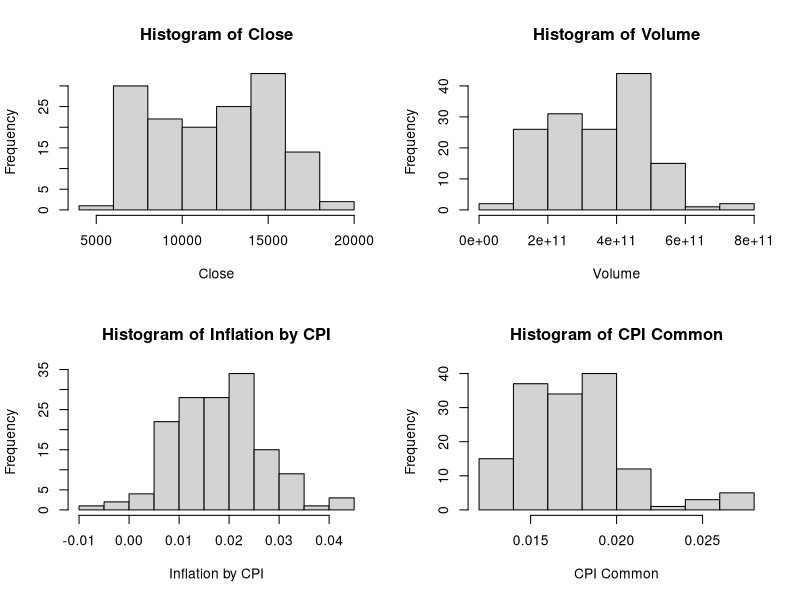
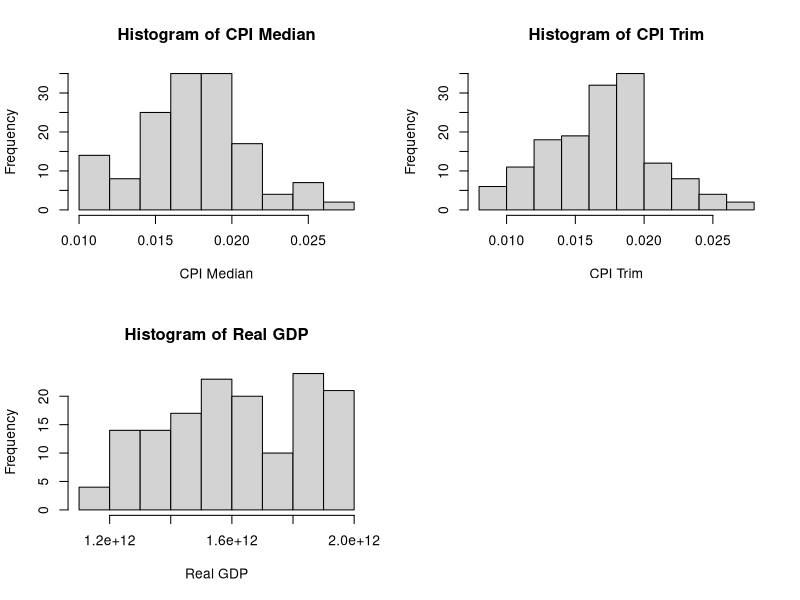
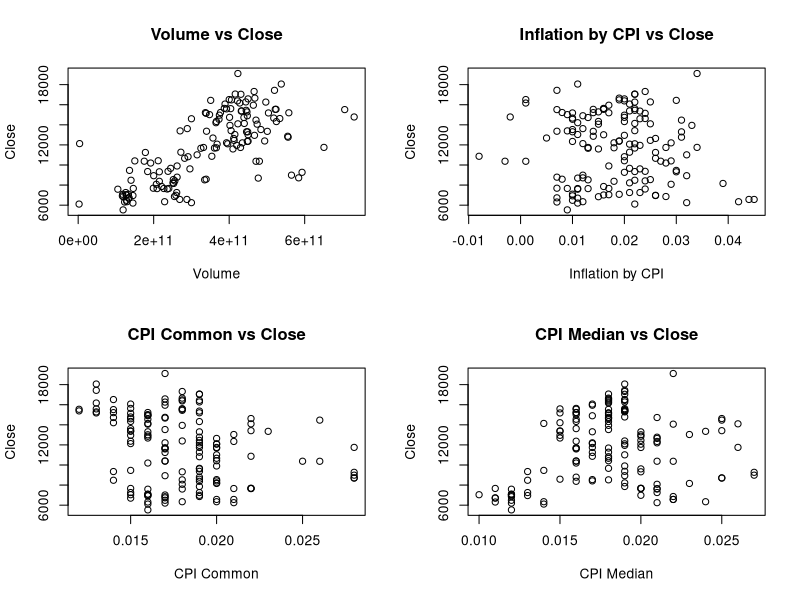
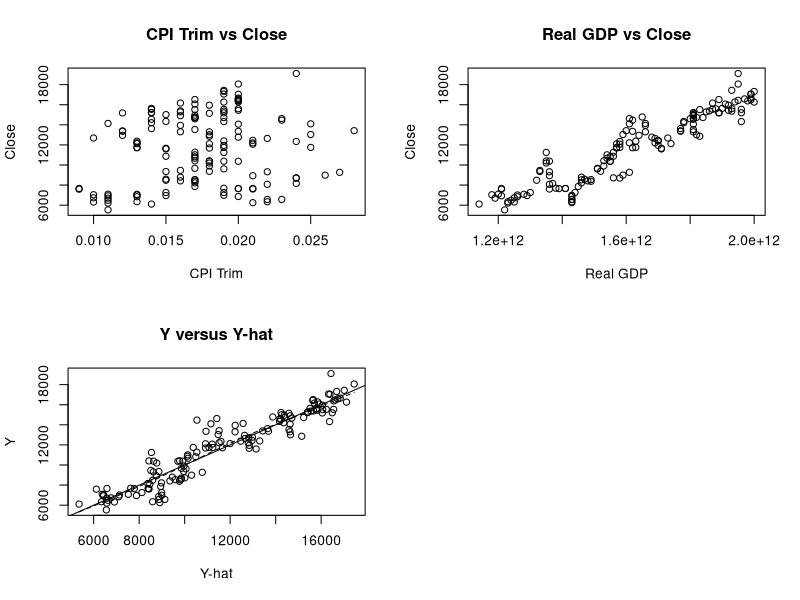
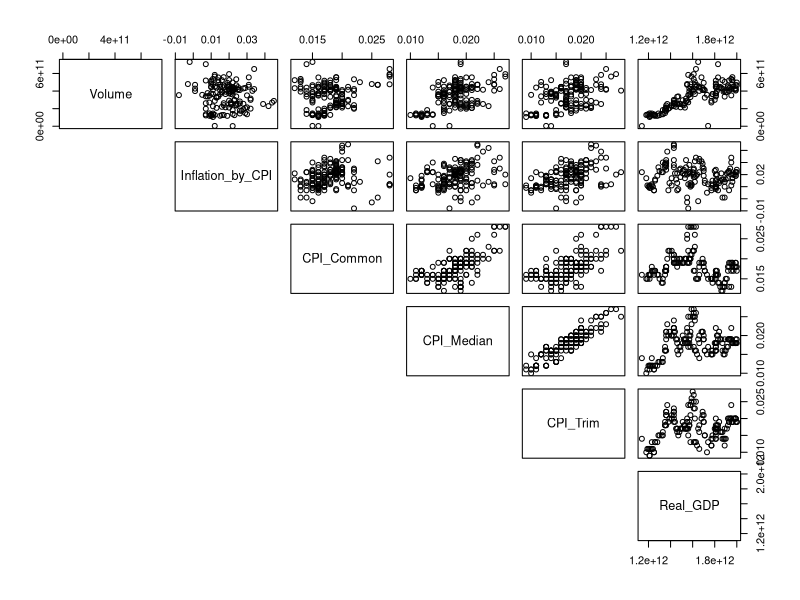
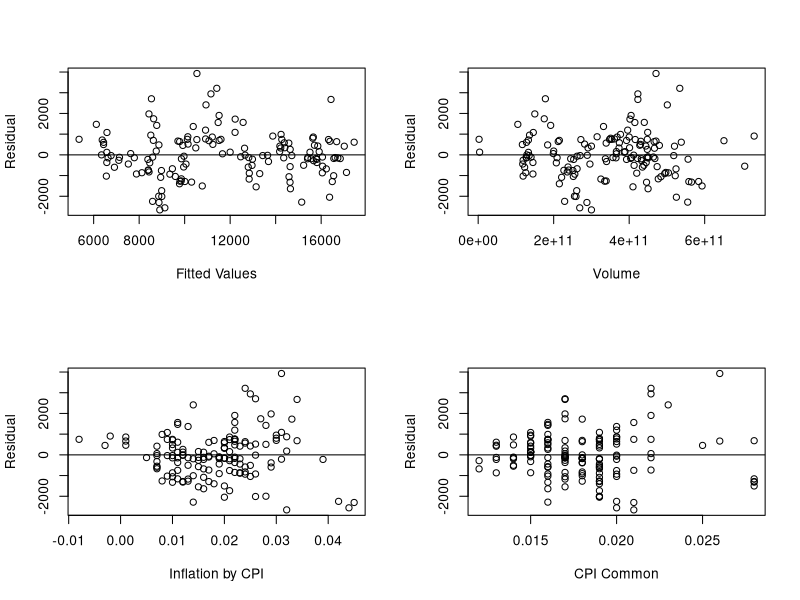
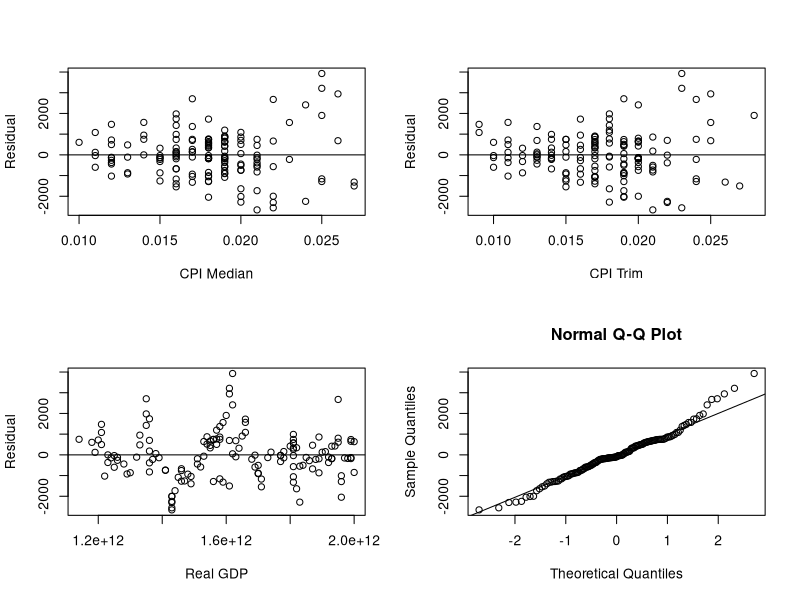

R code for these plots, in order: (Note: this script raises an error after producing the figures.)
## ---- chunk 1
# Import Data
df <- read.csv("Combined Dataset with GDP.csv")
# Check if values are imported correctly
str(df)
## ---- chunk 2
# par(mfrow=c(1,2))
# hist(df$Inflation_Upper_Band)
# hist(df$Inflation_Lower_Band)
## ---- chunk 3
# Remove Inflation_Upper_ and Lower_Band
df <- df[, !(names(df) %in% c("Inflation_Upper_Band", "Inflation_Lower_Band"))]
# Percentage values are not in decimal form, we will transform them
df$Inflation_by_CPI <- df$Inflation_by_CPI / 100
df$CPI_Common <- df$CPI_Common / 100
df$CPI_Median <- df$CPI_Median / 100
df$CPI_Trim <- df$CPI_Trim / 100

# Make dataset complete case
df <- df[complete.cases(df), ]
## ---- chunk 4
# Create a 50/50 split
set.seed(1)

# Opted for a higher number of samples to include in the training dataset
train_df <- df[sample(1:nrow(df), ceiling(nrow(df)/2), replace=FALSE), ]
test_df <- df[which(!(df$Date %in% train_df$Date)), ]

# Delete the Date columnn because we don't need it anymore
train_df <- train_df[, !(names(train_df) %in% c("Date"))]
test_df <- test_df[, !(names(test_df) %in% c("Date"))]

# Confirm the dimensions of the datasets
dim(train_df)
dim(test_df)
## ---- chunk 5
# Plot Histograms
par(mfrow=c(2,2))
for (i in 1:length(train_df)) {
  hist(
    train_df[,i],
    main=paste("Histogram of", gsub("_", " ", names(train_df)[i])),
    xlab=gsub("_", " ", names(train_df)[i])
    )
}
## ---- chunk 6
# Plot scatterplots against Close
par(mfrow=c(2,2))
for (i in 2:(length(train_df))) {
  plot(
    train_df[,i],
    train_df$Close,
    main=paste(gsub("_", " ", names(train_df)[i]), "vs", "Close"),
    xlab=gsub("_", " ", names(train_df)[i]),
    ylab="Close"
    )
}
## ---- chunk 7
s1 <- lm(train_df$Close ~ ., data=train_df)
summary(s1)
## ---- chunk 8
# Condition 1
plot(train_df$Close ~ fitted(s1), main="Y versus Y-hat", xlab="Y-hat", ylab="Y")
abline(a=0, b=1)
lines(lowess(train_df$Close ~ fitted(s1)), lty=2)

# Condition 2
pairs(train_df[, c(2:length(train_df))], lower.panel=NULL)
## ---- chunk 9
# Get the residuals from spec 1
r1 <- resid(s1)

# Plot the residual plots
par(mfrow=c(2,2))
# Residual plot for the fitted values
plot(r1 ~ fitted(s1), xlab="Fitted Values", ylab="Residual")
abline(a = 0, b = 0)
# Residual plots for the predictors
for (i in 2:(length(train_df))) {
  plot(r1 ~ train_df[, i], xlab=gsub("_", " ", colnames(train_df)[i]), ylab="Residual")
  abline(a = 0, b = 0)
}

# Plot the qq plots
qqnorm(r1)
qqline(r1)
## ---- chunk 10
# Box-Cox Transformation
library(car)

p <- powerTransform(cbind(
  train_df[, 1],
  train_df[, 2],
  train_df[, 3],
  train_df[, 4],
  train_df[, 5],
  train_df[, 6],
  train_df[, 7]
) ~ 1, family="bcnPower")
summary(p)
## ---- chunk 11
# Apply transformations
transformed_train_df <- cbind(train_df)  # get a copy of the training set
transformed_train_df[, 1] <- transformed_train_df[, 1] * 1
transformed_train_df[, 2] <- log(transformed_train_df[, 2])
transformed_train_df[, 3] <- transformed_train_df[, 3] * 1
transformed_train_df[, 4] <- log(transformed_train_df[, 4])
transformed_train_df[, 5] <- transformed_train_df[, 5] * 1
transformed_train_df[, 6] <- transformed_train_df[, 6] * 1
transformed_train_df[, 7] <- transformed_train_df[, 7] * 1
